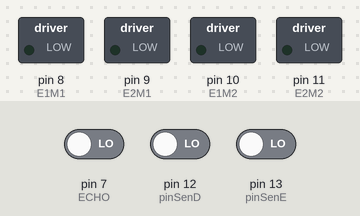
Recording of a sketch running on a simulated Arduino Uno, built with avr-gcc and run on an emulated ATmega328P. On the bench: switched loads named in the sketch (green lamp = pin HIGH). The test bench sets the inputs (shaded band); at power-on: pin 7 (ECHO) LOW, pin 12 (pinSenD) LOW, pin 13 (pinSenE) LOW. Pins used as bus, display or sensor lines are not drawn.

Above: at 0.05 s.
At 1.1 s:
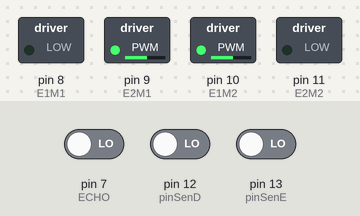
At 2.3 s:
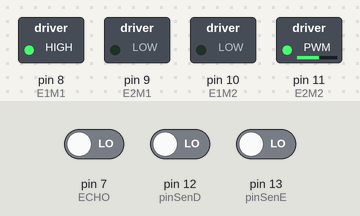
At 4.4 s:
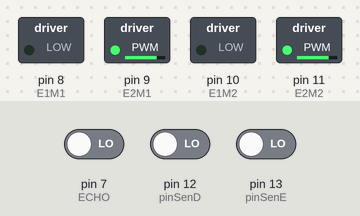
Timing chart, 0 to 44.9 s (numbered marks = the images above):
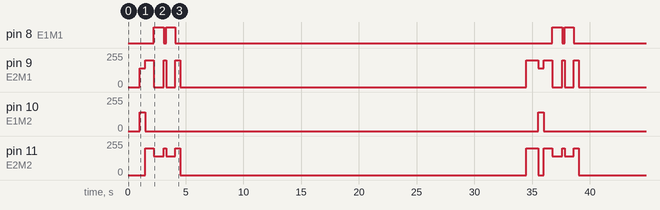

Measured:
- by itself, pin 8 (E1M1): repeats every 34.5 s: LOW 0.20 s, HIGH 0.80 s, LOW 32.6 s, HIGH 0.90 s
- by itself, pin 10 (E1M2): alternates 140/255 for 0.50 s and 0/255 for 34.0 s
- by itself, pin 9 (E2M1): repeats every 34.5 s: 200/255 0.70 s, 0/255 0.90 s, 200/255 0.20 s, 0/255 0.80 s, 200/255 0.40 s, 0/255 30.0 s, 200/255 1.0 s, 140/255 0.50 s
- by itself, pin 11 (E2M2): repeats every 34.5 s: 140/255 0.90 s, 200/255 0.20 s, 140/255 0.80 s, 200/255 0.40 s, 0/255 30.0 s, 200/255 1.0 s, 0/255 0.50 s, 200/255 0.70 s

The sketch:

main.ino
```cpp
#define E1M1 8
#define E2M1 9
#define E1M2 10
#define E2M2 11

#define pinSenE 13
#define pinSenD 12

#define ECHO 7
#define TRIGGER 6

unsigned int duracao;
unsigned int distancia;

void setup() {
  //MOTORES
  pinMode(E1M1, OUTPUT);
  pinMode(E2M1, OUTPUT);
  pinMode(E1M2, OUTPUT);
  pinMode(E2M2, OUTPUT);

  //Sensor de linha
  pinMode(pinSenE, INPUT);
  pinMode(pinSenD, INPUT);

  //Sensor ultrasonico
  pinMode(ECHO, INPUT);
  pinMode(TRIGGER, OUTPUT);

}

void loop() {
  //Sensor ultrassônico
  digitalWrite(TRIGGER, LOW);
  delay(2);
  digitalWrite(TRIGGER, HIGH);
  delay(10);
  digitalWrite(TRIGGER, LOW);
  duracao = pulseIn(ECHO, HIGH);
  distancia = duracao * 0.0175;

  //sensor de linha
  bool estadoSensorD = digitalRead(pinSenD);
  bool estadoSensorE = digitalRead(pinSenE);


  desviar();
  centro();
  if (distancia < 25){
    frente();
  } else {
    parar();
  }

}

void tras(){
  analogWrite(E1M1, 160);
  analogWrite(E2M1, 0);
  analogWrite(E1M2, 160);
  analogWrite(E2M2, 0);
}

void frente(){
  analogWrite(E1M1, 0);
  analogWrite(E1M2, 0);
  analogWrite(E2M1, 200);
  analogWrite(E2M2, 200);
}

void parar(){
  analogWrite(E1M1, 0);
  analogWrite(E1M2, 0);
  analogWrite(E2M1, 0);
  analogWrite(E2M2, 0);
}

void esquerda(){
  analogWrite(E1M1, 140);
  analogWrite(E2M1, 0);
  analogWrite(E1M2, 0);
  analogWrite(E2M2, 140);
}

void direita(){
  analogWrite(E1M1, 0);
  analogWrite(E2M1, 140);
  analogWrite(E1M2, 140);
  analogWrite(E2M2, 0);
}

void desviar(){
  direita();
  delay(500);
  frente();
  delay(700);
}

void centro(){
  esquerda();
  delay(900);
  frente();
  delay(200);
  esquerda();
  delay(800);
  frente();
  delay(400);
  parar();
  delay(30000);
}

void atacar(){
    analogWrite(E1M1, 0);
    analogWrite(E1M2, 0);
    analogWrite(E2M1, 200);
    analogWrite(E2M2, 200);
}
```
